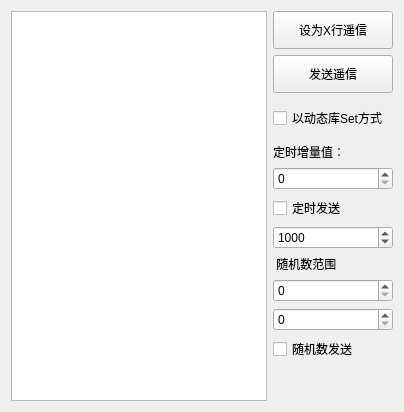
       <widget class="QWidget" name="tab_4">
        <attribute name="title">
         <string>  遥信 发送 - </string>
        </attribute>
        <layout class="QHBoxLayout" name="horizontalLayout_9">
         <item>
          <widget class="QTableWidget" name="sendYxTb"/>
         </item>
         <item>
          <layout class="QVBoxLayout" name="verticalLayout_2">
           <item>
            <widget class="QPushButton" name="sendYxInsertBn">
             <property name="minimumSize">
              <size>
               <width>0</width>
               <height>38</height>
              </size>
             </property>
             <property name="text">
              <string>设为X行遥信</string>
             </property>
            </widget>
           </item>
           <item>
            <widget class="QPushButton" name="sendYxBn">
             <property name="minimumSize">
              <size>
               <width>120</width>
               <height>38</height>
              </size>
             </property>
             <property name="text">
              <string>发送遥信</string>
             </property>
            </widget>
           </item>
           <item>
            <widget class="QCheckBox" name="setYxCb">
             <property name="minimumSize">
              <size>
               <width>0</width>
               <height>38</height>
              </size>
             </property>
             <property name="text">
              <string>以动态库Set方式</string>
             </property>
            </widget>
           </item>
           <item>
            <widget class="QLabel" name="label_5">
             <property name="text">
              <string>定时增量值：</string>
             </property>
            </widget>
           </item>
           <item>
            <widget class="QSpinBox" name="timerYxChangEd">
             <property name="maximum">
              <number>999999</number>
             </property>
            </widget>
           </item>
           <item>
            <widget class="QCheckBox" name="timerYxCb">
             <property name="text">
              <string>定时发送</string>
             </property>
            </widget>
           </item>
           <item>
            <widget class="QSpinBox" name="timerYxEd">
             <property name="minimum">
              <number>10</number>
             </property>
             <property name="maximum">
              <number>999999</number>
             </property>
             <property name="singleStep">
              <number>10</number>
             </property>
             <property name="value">
              <number>1000</number>
             </property>
            </widget>
           </item>
           <item>
            <widget class="QLabel" name="label_15">
             <property name="text">
              <string> 随机数范围</string>
             </property>
            </widget>
           </item>
           <item>
            <widget class="QSpinBox" name="randomYxChangMin">
             <property name="maximum">
              <number>999999</number>
             </property>
            </widget>
           </item>
           <item>
            <widget class="QSpinBox" name="randomYxChangMax">
             <property name="maximum">
              <number>999999</number>
             </property>
            </widget>
           </item>
           <item>
            <widget class="QCheckBox" name="randomYxCb">
             <property name="text">
              <string>随机数发送</string>
             </property>
            </widget>
           </item>
           <item>
            <spacer name="verticalSpacer_3">
             <property name="orientation">
              <enum>Qt::Vertical</enum>
             </property>
             <property name="sizeHint" stdset="0">
              <size>
               <width>20</width>
               <height>40</height>
              </size>
             </property>
            </spacer>
           </item>
          </layout>
         </item>
        </layout>
       </widget>
